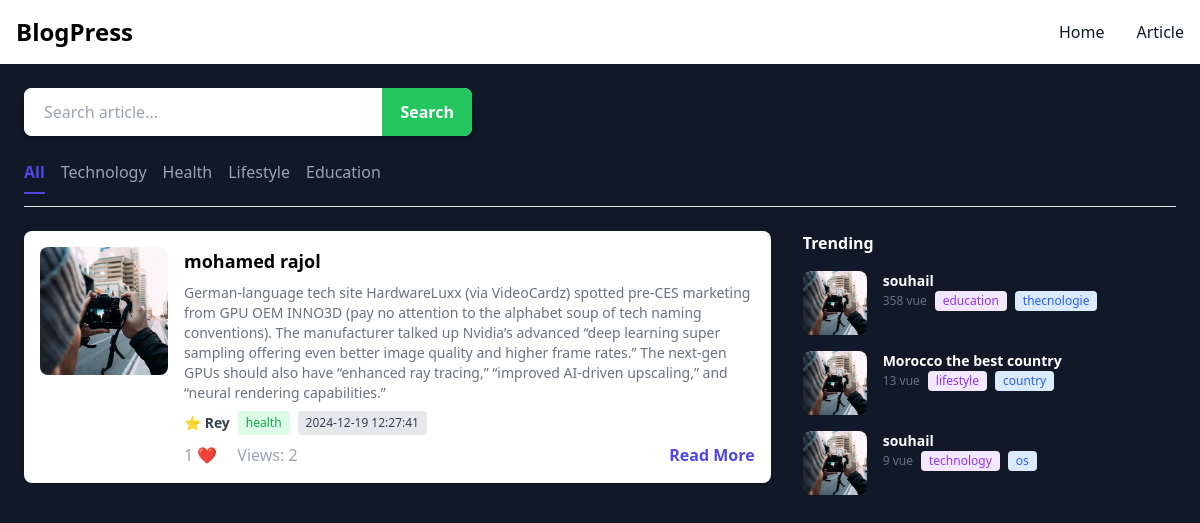
The page /interfaceBlogs.php?category=health on the database its author committed.
### tables this page shows
CREATE TABLE `articles` (
  `id` int(11) NOT NULL,
  `title` varchar(255) NOT NULL,
  `content` text NOT NULL,
  `author_id` int(11) DEFAULT NULL,
  `views` int(11) DEFAULT 0,
  `likes` int(11) DEFAULT 0,
  `tags` varchar(255) DEFAULT NULL,
  `created_at` datetime DEFAULT current_timestamp(),
  `categorie` varchar(150) DEFAULT NULL
);

### interfaceBlogs.php (the view, shortened to what this page needs)
<?php
require_once 'connection.php';
    try {
        $query = "SELECT * FROM articles";
        $st = $pdo->prepare($query);
        $st->execute();
        $datainfo = $st->fetchAll(PDO:: FETCH_ASSOC);
    }catch(ErrorException $e){
        echo "error fetch data from article " . $e->getMessage();
    }
    $queryTrend = "SELECT * FROM articles ORDER BY views desc LIMIT 3";
    $stTrent = $pdo->prepare($queryTrend);
    $stTrent->execute();
    $trendBlogs = $stTrent->fetchAll(PDO:: FETCH_ASSOC);
    if($_SERVER['REQUEST_METHOD'] == 'GET' && isset($_GET['searching'])){
        $valueInput = '%'.$_GET['search'].'%';
        $querySearch = "SELECT * FROM articles WHERE title LIKE ? OR content LIKE ?";
        $stmt = $pdo->prepare($querySearch);
        $stmt->execute([$valueInput, $valueInput]);
        $datainfo = $stmt->fetchAll(PDO:: FETCH_ASSOC);
    }else {
        $querySearch = "SELECT * FROM articles";
        $stmt = $pdo->prepare($querySearch);
        $stmt->execute();
        $datainfo = $stmt->fetchAll(PDO:: FETCH_ASSOC);
    }
    if($_SERVER['REQUEST_METHOD'] == 'GET' && isset($_GET['category'])){
        $categorie = isset($_GET['category']) ? $_GET['category'] : 'all';
        if($categorie == 'all'){
            $query = "SELECT * FROM articles";
            $stmtca = $pdo->prepare($query);
            $stmtca->execute();
            $datainfo = $stmtca->fetchAll(PDO:: FETCH_ASSOC);
        }else {
            $query = "SELECT * FROM articles WHERE categorie = ? order by id";
            $stmtca = $pdo->prepare($query);
            $stmtca->execute([$categorie]);
            $datainfo = $stmtca->fetchAll(PDO:: FETCH_ASSOC);
        }
    }
?>
<!DOCTYPE html>
<html lang="en">
<head>
    <script src="https://cdn.tailwindcss.com"></script>
</head>
<body class="bg-gray-900 font-sans">
    <header>
        <nav class="bg-white border-gray-200 dark:bg-gray-900">
            <div class="max-w-screen-xl flex flex-wrap items-center justify-between mx-auto p-4"> <a href="index.php"
                    class="flex items-center space-x-3 rtl:space-x-reverse"> <span
                        class="self-center text-2xl font-semibold whitespace-nowrap dark:text-white">BlogPress</span>
                </a>
                <div class="hidden w-full md:block md:w-auto" id="navbar-default">
                    <ul
                        class="font-medium flex flex-col p-4 md:p-0 mt-4 border border-gray-100 rounded-lg bg-gray-50 md:flex-row md:items-center md:space-x-8 rtl:space-x-reverse md:mt-0 md:border-0 md:bg-white dark:bg-gray-800 md:dark:bg-gray-900 dark:border-gray-700">
                        <li>
                            <a href="index.php  "
                                class="block py-2 px-3 text-gray-900 rounded hover:bg-gray-100 md:hover:bg-transparent md:border-0 md:hover:text-blue-700 md:p-0 dark:text-white md:dark:hover:text-blue-500 dark:hover:bg-gray-700 dark:hover:text-white md:dark:hover:bg-transparent"
                                aria-current="page">
                                Home
                            </a>
                        </li>
                        <li>
                            <a href="interfaceBlogs.php"
                                class="block py-2 px-3 text-gray-900 rounded hover:bg-gray-100 md:hover:bg-transparent md:border-0 md:hover:text-blue-700 md:p-0 dark:text-white md:dark:hover:text-blue-500 dark:hover:bg-gray-700 dark:hover:text-white md:dark:hover:bg-transparent">
                                Article
                            </a>
                        </li>
                    </ul>
                </div>
            </div>
        </nav>
    </header>
    <div class="max-w-7xl mx-auto p-4 md:p-6">
        <div class="relative mb-6 w-full max-w-md">
            <form action="" method="get" class="flex items-center bg-white rounded-lg shadow-md overflow-hidden">
                <input type="text" placeholder="Search article..." name="search"
                    class="w-4/5 py-3 px-5 text-gray-700 focus:outline-none focus:ring-2 focus:ring-indigo-400" />
                <button type="submit" name="searching"
                    class="w-1/5 bg-green-500 hover:bg-green-700 text-white font-bold py-3 px-4 focus:outline-none focus:shadow-outline">Search
                </button>
            </form>
        </div>
        <div class="flex gap-4 text-gray-400 border-b pb-3 mb-6 overflow-x-auto">
            <form action="" method="get" class="flex gap-4">
                <a href="?category=all" class="text-indigo-600 font-semibold border-b-2 border-indigo-600 pb-2">All</a>
                <a href="?category=technology" class="hover:text-indigo-600">Technology</a>
                <a href="?category=health" class="hover:text-indigo-600">Health</a>
                <a href="?category=lifestyle" class="hover:text-indigo-600">Lifestyle</a>
                <a href="?category=education" class="hover:text-indigo-600">Education</a>
            </form>
        </div>
        <div class="flex flex-col lg:flex-row gap-8">
            <div class="w-full lg:w-2/3 space-y-6">
                <?php foreach($datainfo as $data) : ?>
                <div class="flex flex-col sm:flex-row gap-4 bg-white rounded-lg shadow p-4 hover:shadow-md transition">
                    <img src="blogs.jpg" alt="Article Image" class="w-full sm:w-32 h-32 object-cover rounded-lg" />
                    <div class="flex-1">
                        <h2 class="font-bold text-lg">
                            <?php echo $data['title']; ?>
                        </h2>
                        <p class="text-gray-500 text-sm my-2">
                            <?php echo $data['content'] ;?>
                        </p>
                        <div class="flex items-center text-sm gap-2">
                            <span class="text-gray-700 font-semibold">⭐ Rey</span>
                            <span
                                class="bg-green-100 text-green-600 px-2 py-1 rounded text-xs"><?php echo $data['categorie']; ?></span>
                            <span
                                class="bg-gray-200 text-gray-700 px-2 py-1 rounded text-xs"><?php echo $data['created_at'] ;?></span>
                        </div>
                        <div class="flex items-center gap-4 mt-2 text-gray-400">
                            <span> <?php echo $data['likes']; ?> ❤️</span>
                            <div id="view-counter" class="flex items-center mr-4">
                                <span class="ml-1">Views: <span id="views"><?php echo $data['views'];?></span></span>
                            </div>
                            <button class="ml-auto text-indigo-600 font-semibold hover:underline btnOpenBlogs"
                                name="btnOpenBlogs">
                                <a href="blogs.php?BlogId=<?php echo $data['id']; ?>">Read More</a>
                            </button>
                        </div>
                    </div>
                </div>
                <?php endforeach ; ?>
            </div>
            <div class="w-full lg:w-1/3">
                <h2 class="font-bold text-white mb-4">Trending</h2>
                <div class="space-y-4">
                    <?php foreach($trendBlogs as $query): ?>
                    <div class="flex gap-4 items-start">
                        <img src="blogs.jpg" alt="Trending Image" class="w-16 h-16 object-cover rounded-lg" />
                        <div>
                            <h3 class="font-semibold text-white text-sm">
                                <?php echo $query['title'] ?>
                            </h3>
                            <div class="flex items-center text-xs gap-2 text-gray-500">
                                <span> <?php echo $query['views'] ?> vue</span>
                                <span
                                    class="bg-purple-100 text-purple-600 px-2 py-0.5 rounded"><?php echo $query['categorie'] ?></span>
                                <span
                                    class="bg-blue-100 text-blue-600 px-2 py-0.5 rounded"><?php echo $query['tags'] ?></span>
                            </div>
                        </div>
                    </div>
                    <?php endforeach ; ?>
                </div>
            </div>
        </div>
    </div>
</body>
</html>

### rows shown on the page
articles: title "mohamed rajol", content "German-language tech site HardwareLuxx (via VideoCardz) spotted pre-CES marketing from GPU OEM INNO3D (pay no attention to the alphabet soup of tech naming conventions). The manufacturer talked up Nvidia’s advanced “deep learning super sampling offering even better image quality and higher frame rates.” The next-gen GPUs should also have “enhanced ray tracing,” “improved AI-driven upscaling,” and “neural rendering capabilities.”", categorie "health", created_at "2024-12-19 12:27:41", likes "1", views "2"
articles: title "souhail", views "358", categorie "education", tags "thecnologie"
articles: title "Morocco the best country", views "13", categorie "lifestyle", tags "country"
articles: title "souhail", views "9", categorie "technology", tags "os"
